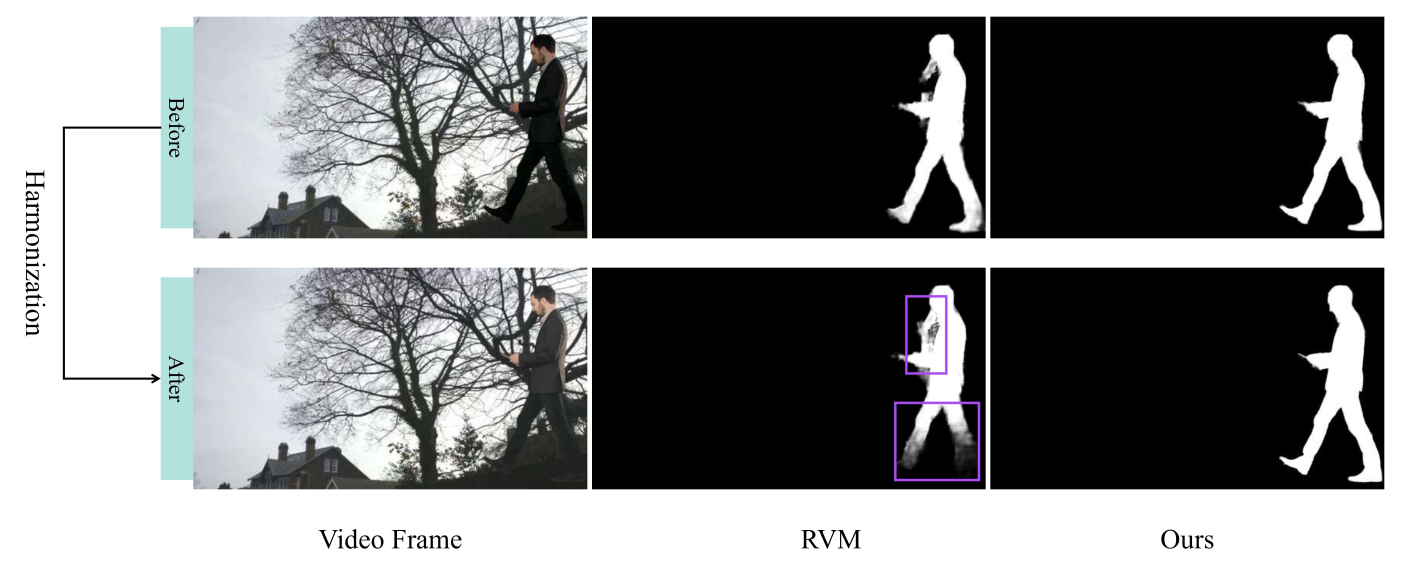
#> input picture assets/harmonization.jpg, 4236 x 1695 px (shown at 1/3 size)
$ python -i apply_mask_optimization.py   (imports and definitions only)
#> lines starting #> are read from the running program, lines starting #| are printed output that depends on the picture; after the words box and inside, x2 and y2 are one past the last pixel; in counts of white or black regions, pixels touching at a corner belong together
# apply_mask_optimization.py - v1.1737790500
# Updated: Friday, January 24, 2025 at 21:08:20 PST
# Changes in this version:
# - Significantly reduced aggressive mask optimization that was causing bright fringes
# - Implemented more conservative blending strategies to preserve original chunk quality
# - Added weight normalization improvements to prevent color artifacts
# - Reduced boost factors that were over-emphasizing certain regions
# - Improved edge handling to prevent fringe artifacts around foreground objects
# - Added better boundary condition handling for chunk overlap regions

"""
# apply_mask_optimization.py - v1.1717244555
# Updated: Friday, May 31, 2025
# Changes in this version:
# - Extracted apply_mask_optimization into a separate file to reduce chunk_optimizer.py size
# - Optimized pixel processing by using vectorized operations instead of pixel-by-pixel loops
# - Enhanced blending logic for better handling of edges vs interior areas
# - Added more efficient mask application for regions with missing content
# - Improved documentation for better code maintainability
"""

import numpy as np
import traceback


# [90 lines left out: function apply_mask_optimization, not called in this run]
        # Continue processing without optimization


def optimize_mask(mask_path, output_path, dilation_radius=5, blur_radius=3):
    """
    Optimize a mask by dilating and smoothing edges

    Args:
        mask_path: Path to input mask
        output_path: Path to save optimized mask
        dilation_radius: Radius for dilation operation
        blur_radius: Radius for blur operation

    Returns:
        Path to optimized mask
    """
#> called with mask_path = '../assets/harmonization.jpg', output_path = 'out.png', dilation_radius = 5, blur_radius = 3
    import cv2
    import os

    # Read the mask
    mask = cv2.imread(mask_path, cv2.IMREAD_GRAYSCALE)
#> mask: shape (1695, 4236); min 0, max 255, mean 127.5
    if mask is None:
        print(f"Error: Could not read mask at {mask_path}")
        return None

    # Dilate the mask
    if dilation_radius > 0:
        kernel = np.ones((dilation_radius, dilation_radius), np.uint8)
        mask = cv2.dilate(mask, kernel, iterations=1)
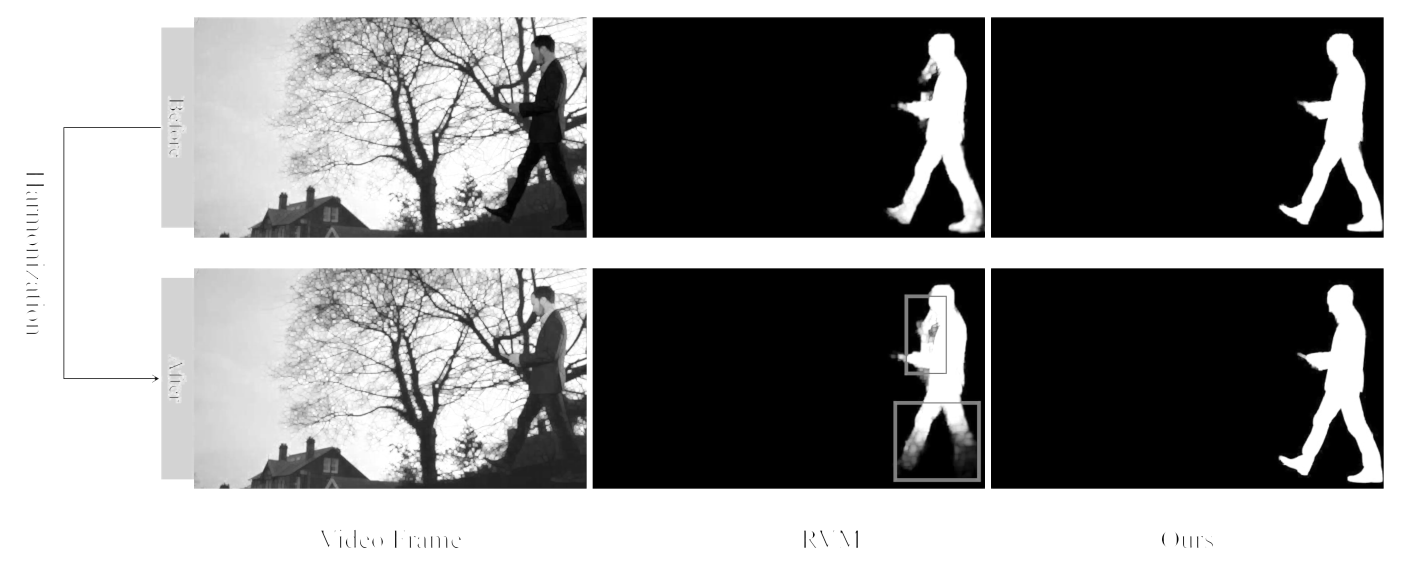
#> mask: shape (1695, 4236) (shown at 1/3 size); min 0, max 255, mean 135.2

    # Blur the mask edges
    if blur_radius > 0:
        mask = cv2.GaussianBlur(mask, (blur_radius*2+1, blur_radius*2+1), 0)

    # Threshold back to binary
    _, mask = cv2.threshold(mask, 127, 255, cv2.THRESH_BINARY)
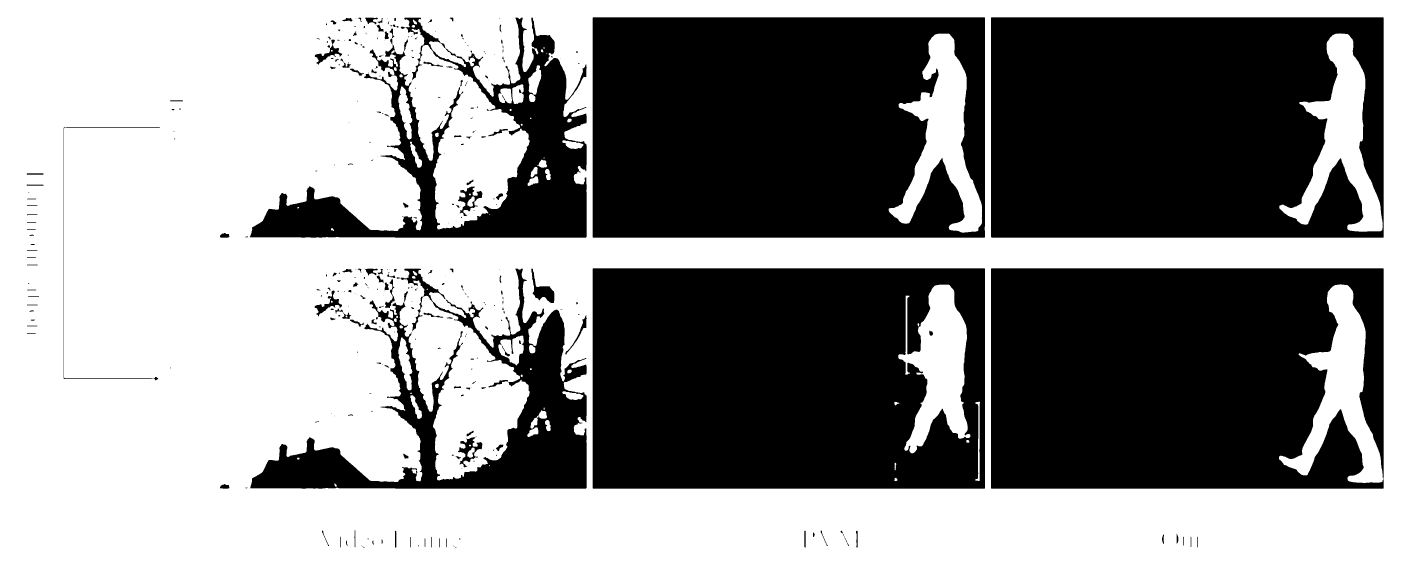
#> mask: shape (1695, 4236) (shown at 1/3 size); 54.6% white; 311 black regions (136 under 20 px), largest, box (x1, y1, x2, y2) and area: (1778, 805, 2955, 1466) 720044, (2973, 805, 4151, 1466) 714239, (2973, 52, 4151, 713) 714200

    # Save the optimized mask
    cv2.imwrite(output_path, mask)

    return output_path

>>> result = optimize_mask('../assets/harmonization.jpg', 'out.png')
